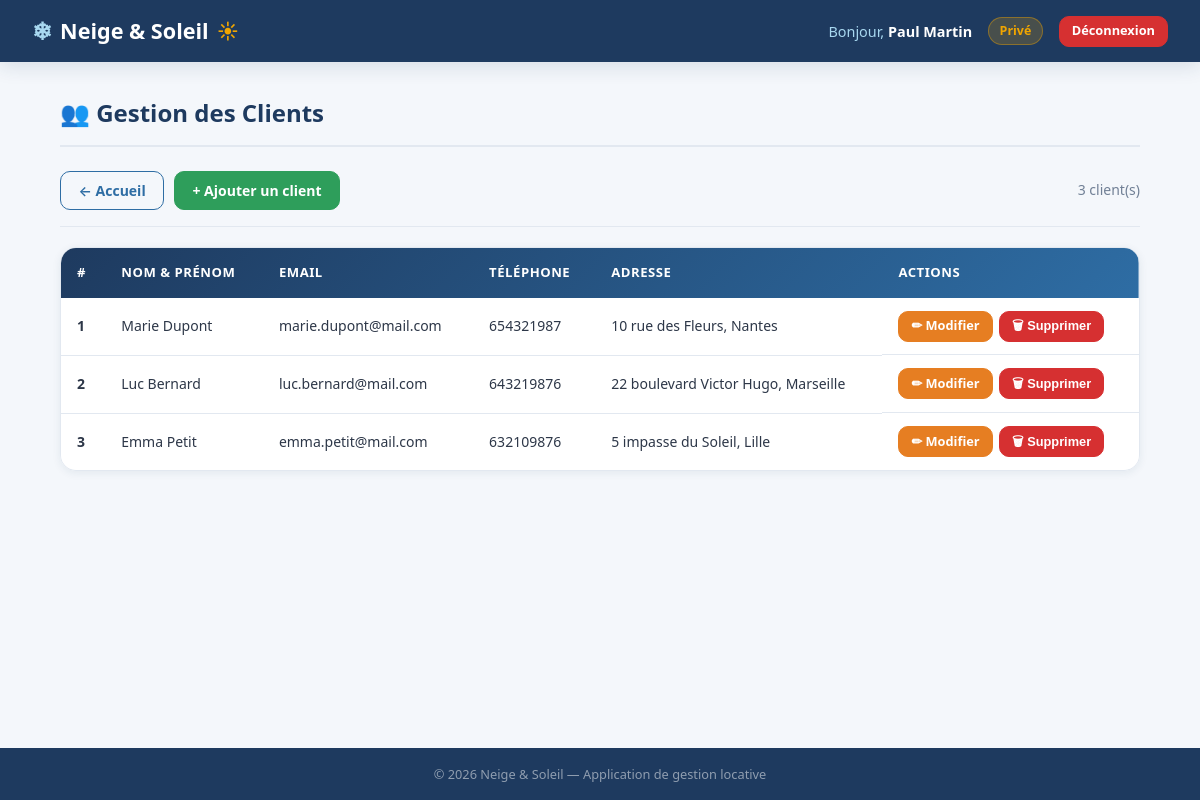
/index.php?page=gestion_client (signed in), run on the app's committed database.
### tables this page shows
CREATE TABLE client (
    idclient    INT          PRIMARY KEY AUTO_INCREMENT,
    nom         VARCHAR(50)  NOT NULL,
    prenom      VARCHAR(50)  NOT NULL,
    adresse     VARCHAR(150) UNIQUE NOT NULL,
    email       VARCHAR(150) UNIQUE NOT NULL,
    mdp         VARCHAR(255) NOT NULL,
    telephone   BIGINT       UNIQUE NOT NULL,
    idcategorie INT          NULL DEFAULT NULL,
    CONSTRAINT fk_client_categorie
        FOREIGN KEY (idcategorie) REFERENCES categorie(idcategorie)
        ON DELETE SET NULL ON UPDATE CASCADE
);

### index.php (called while the page is built)
<?php
require_once 'controleur/controleur.class.php';
$controleur = new Controleur();
$controleur->gererRequete();

### modele/modele.class.php (called while the page is built, shortened)
<?php
require_once 'config_db.php';
class Modele {
    protected PDO $pdo;
    public function __construct() {
        $this->pdo = ConnexionDB::getInstance()->getPDO();
    }
    public function selectAll(string $table): array {
        $tables_autorisees = ['client', 'proprio', 'gite', 'reservation'];
        $stmt = $this->pdo->query("SELECT * FROM `$table`");
        return $stmt->fetchAll();
    }
}

### modele/config_db.php (called while the page is built)
<?php
class ConnexionDB {
    private static ?ConnexionDB $instance = null;
    private PDO $pdo;
    private function __construct() {
        $host    = 'localhost';
        $db      = 'n&s_31_jv';
        $user    = 'root';
        $pass    = '';
        $charset = 'utf8mb4';
        $dsn     = "mysql:host=$host;dbname=$db;charset=$charset";
        $options = [
            PDO::ATTR_ERRMODE            => PDO::ERRMODE_EXCEPTION,
            PDO::ATTR_DEFAULT_FETCH_MODE => PDO::FETCH_ASSOC,
            PDO::ATTR_EMULATE_PREPARES   => false,
        ];
        try {
            $this->pdo = new PDO($dsn, $user, $pass, $options);
        } catch (PDOException $e) {
            die(json_encode(['erreur' => 'Connexion impossible : ' . $e->getMessage()]));
        }
    }
    public static function getInstance(): ConnexionDB {
        if (self::$instance === null) {
            self::$instance = new ConnexionDB();
        }
        return self::$instance;
    }
    public function getPDO(): PDO {
        return $this->pdo;
    }
}

### vue/vue_select_client.php (the view, shortened to what this page needs)
<?php
$clients = $donnees ?? [];
require '_layout_header.php';
?>
    <div class="page-title">👥 Gestion des Clients</div>
    <div class="action-bar">
        <a href="index.php?page=home" class="btn btn-outline">← Accueil</a>
        <a href="index.php?page=vue_insert_client" class="btn btn-success">+ Ajouter un client</a>
        <span style="margin-left:auto;color:var(--c-muted);font-size:.875rem"><?php echo count($clients); ?> client(s)</span>
    </div>
    <div class="table-wrapper">
        <table>
            <thead>
                <tr>
                    <th>#</th>
                    <th>Nom & Prénom</th>
                    <th>Email</th>
                    <th>Téléphone</th>
                    <th>Adresse</th>
                    <th>Actions</th>
                </tr>
            </thead>
            <tbody>
                <?php if (empty($clients)): ?>
                    <tr><td colspan="6">
                        <div class="empty-state">
                            <div class="empty-icon">👤</div>
                            <p>Aucun client enregistré.</p>
                        </div>
                    </td></tr>
                <?php else: ?>
                    <?php foreach ($clients as $c): ?>
                    <tr>
                        <td><strong><?php echo $c['idclient']; ?></strong></td>
                        <td><?php echo htmlspecialchars($c['prenom'] . ' ' . $c['nom']); ?></td>
                        <td><?php echo htmlspecialchars($c['email']); ?></td>
                        <td><?php echo htmlspecialchars($c['telephone']); ?></td>
                        <td><?php echo htmlspecialchars($c['adresse']); ?></td>
                        <td class="table-actions">
                            <a href="index.php?page=vue_insert_client&id=<?php echo $c['idclient']; ?>"
                               class="btn btn-warning btn-sm">✏ Modifier</a>
                            <form method="POST" action="index.php?page=gestion_client" style="display:inline">
                                <button type="submit" class="btn btn-danger btn-sm"
                                        onclick="return confirm('Supprimer ce client ? Ses réservations seront aussi supprimées.')">
                                    🗑 Supprimer
                                </button>
                            </form>
                        </td>
                    </tr>
                    <?php endforeach; ?>
                <?php endif; ?>
            </tbody>
        </table>
    </div>
<?php require '_layout_footer.php'; ?>

### css/style.css (style rules this page uses)
:root { --c-primary: #1e3a5f; --c-secondary: #2e6da4; --c-accent: #f0a500; --c-success: #2e9e5b; --c-danger: #d63031; --c-warning: #e67e22; --c-light: #f4f7fb; --c-white: #ffffff; --c-text: #2d3748; --c-muted: #718096; --c-border: #e2e8f0; --radius: 10px; --radius-lg: 16px; --shadow-sm: 0 2px 8px rgba(30,58,95,.08); --shadow-md: 0 4px 20px rgba(30,58,95,.14); --shadow-lg: 0 8px 40px rgba(30,58,95,.18); --transition: .25s ease; }
*, *::before, *::after { box-sizing: border-box; margin: 0; padding: 0; }
body { font-family: 'Segoe UI', system-ui, -apple-system, sans-serif; background: var(--c-light); color: var(--c-text); min-height: 100vh; line-height: 1.6; }
.page-title { font-size: 1.5rem; font-weight: 700; color: var(--c-primary); margin-bottom: 1.5rem; display: flex; align-items: center; gap: .6rem; padding-bottom: .75rem; border-bottom: 2px solid var(--c-border); }
.btn { display: inline-flex; align-items: center; gap: .4rem; padding: .55rem 1.1rem; border-radius: var(--radius); border: 1px solid transparent; font-weight: 600; font-size: .875rem; cursor: pointer; text-decoration: none; transition: all var(--transition); white-space: nowrap; line-height: 1.4; }
.btn-success { background: var(--c-success); color: #fff; border-color: var(--c-success); }
.btn-danger { background: var(--c-danger); color: #fff; border-color: var(--c-danger); }
.btn-warning { background: var(--c-warning); color: #fff; border-color: var(--c-warning); }
.btn-outline { background: transparent; color: var(--c-secondary); border-color: var(--c-secondary); }
.btn-sm { padding: .35rem .75rem; font-size: .8rem; }
.action-bar { display: flex; flex-wrap: wrap; gap: .6rem; align-items: center; margin-bottom: 1.25rem; padding-bottom: 1rem; border-bottom: 1px solid var(--c-border); }
.table-wrapper { overflow-x: auto; border-radius: var(--radius-lg); box-shadow: var(--shadow-sm); border: 1px solid var(--c-border); }
table { width: 100%; border-collapse: collapse; background: var(--c-white); font-size: .875rem; }
thead tr { background: linear-gradient(135deg, var(--c-primary), var(--c-secondary)); }
th { padding: .9rem 1rem; text-align: left; color: var(--c-white); font-weight: 600; font-size: .82rem; text-transform: uppercase; letter-spacing: .04em; white-space: nowrap; }
td { padding: .8rem 1rem; border-bottom: 1px solid var(--c-border); color: var(--c-text); vertical-align: middle; }
tr:last-child td { border-bottom: none; }
.table-actions { display: flex; gap: .4rem; flex-wrap: wrap; }

### data on the page
client: idclient "1", prenom+nom "Marie Dupont", email "marie.dupont@mail.com", telephone "654321987", adresse "10 rue des Fleurs, Nantes"
client: idclient "2", prenom+nom "Luc Bernard", email "luc.bernard@mail.com", telephone "643219876", adresse "22 boulevard Victor Hugo, Marseille"
client: idclient "3", prenom+nom "Emma Petit", email "emma.petit@mail.com", telephone "632109876", adresse "5 impasse du Soleil, Lille"

### other printed values
$nom_user "Paul Martin"
$statut "Privé"
count($clients) "3"
